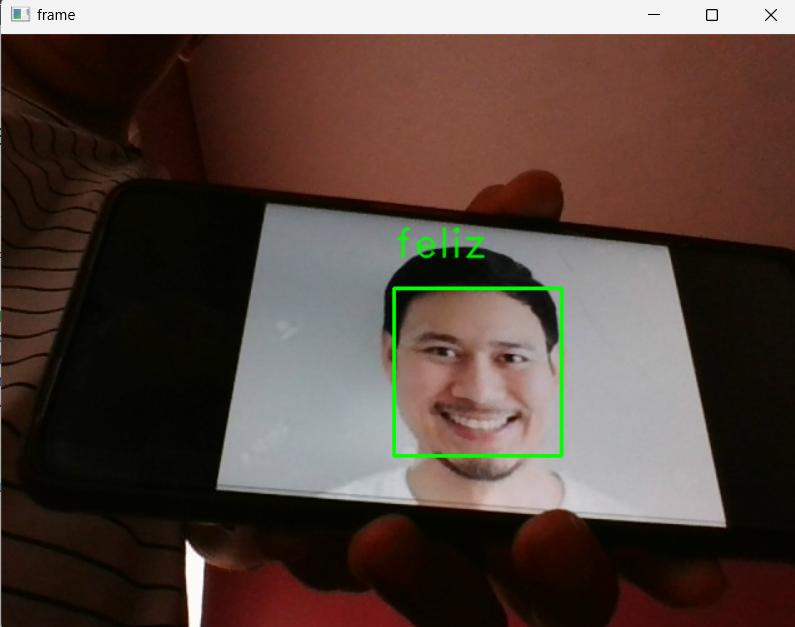
#> input picture Proyecto_1 Emociones/P1_feliz.png, 795 x 627 px, given in place of the camera
$ jupyter execute --allow-errors Tarea1_ReconocimientoFacial.ipynb   (text cells are left out)
#> lines starting #> are read from the running program, lines starting #| are printed output that depends on the picture; after the words box and inside, x2 and y2 are one past the last pixel; in counts of white or black regions, pixels touching at a corner belong together
[cell 1]
import numpy as np
import cv2 as cv
import os

rostro = cv.CascadeClassifier(cv.data.haarcascades +'haarcascade_frontalface_alt.xml')

[cell 2]
def escala(imx, escala):
    width = int(imx.shape[1] * escala / 100)
    height = int(imx.shape[0] * escala / 100)
    size = (width, height)
    im = cv.resize(imx, size, interpolation = cv.INTER_AREA)
    return im

[cell 3]
cap = cv.VideoCapture(0)
i = 0

while True:
    ret, frame = cap.read()
#> frame is the input picture: shape (627, 795, 3); mean B, G, R 62.4, 70.2, 86.3
    gray = cv.cvtColor(frame, cv.COLOR_BGR2GRAY)
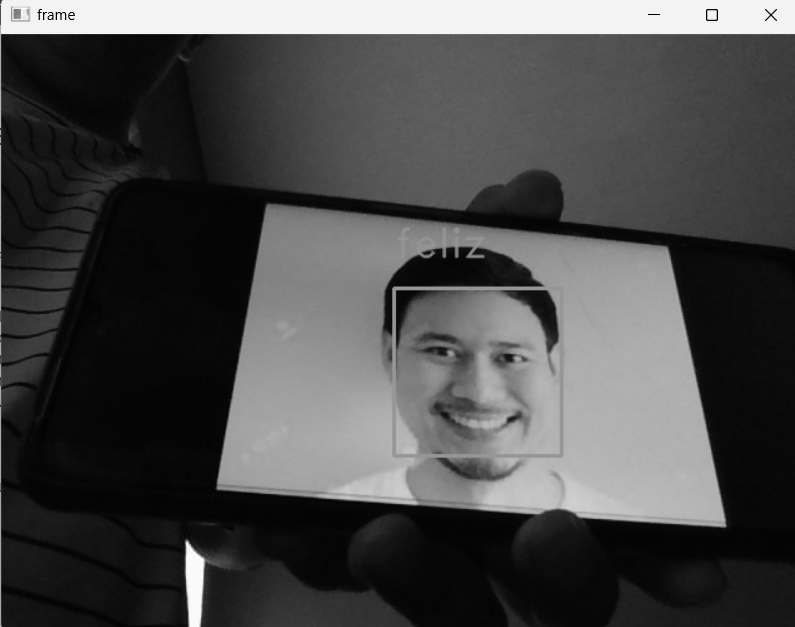
#> gray: shape (627, 795); min 0, max 254, mean 74.1
    rostros = rostro.detectMultiScale(gray, scaleFactor=1.3, minNeighbors=5)
#> rostros = [[388, 287, 172, 172]]

    for (x, y, w, h) in rostros:
        cv.rectangle(frame, (x, y), (x+w, y+h), (0, 255, 0), 2)
        cara_recortada = frame[y:y+h, x:x+w]
        cara_recortada = cv.resize(cara_recortada, (100, 100), interpolation=cv.INTER_AREA)
        cv.imwrite('D:/IA/caras/brenda/img' + str(i) + '.png', cara_recortada)
#> this loop made 1 pass
#> pass 1, `cara_recortada = frame[y:y+h, x:x+w]`:
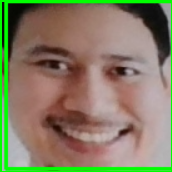
#> cara_recortada: shape (172, 172, 3); mean B, G, R 98.6, 126.7, 132.1
#> pass 1, `cara_recortada = cv.resize(cara_recortada, (100, 100), interpolation=c..`:
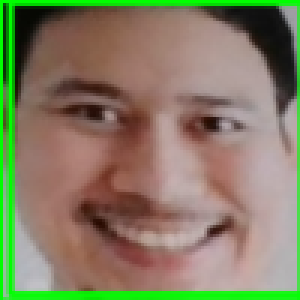
#> cara_recortada: shape (100, 100, 3) (shown 3 times larger); mean B, G, R 98.6, 126.7, 132.1
#> after the loop:
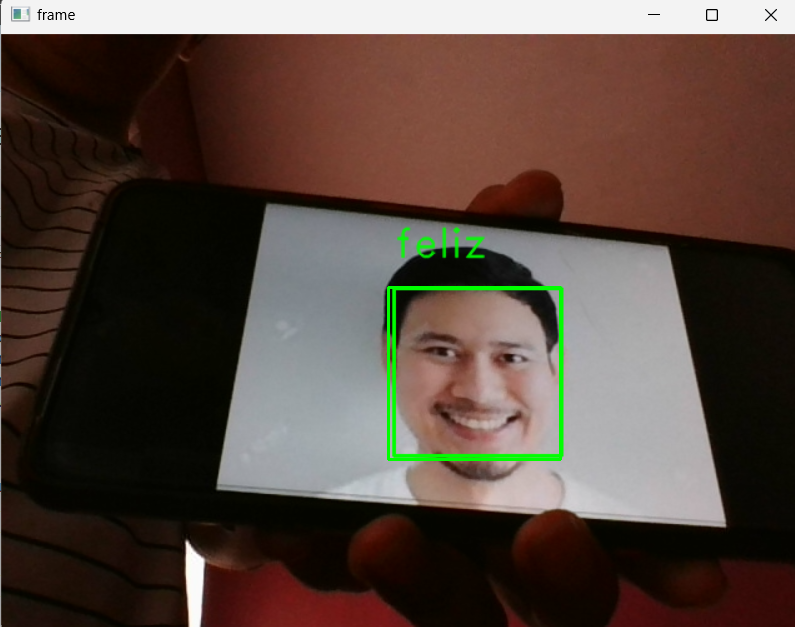
#> frame: shape (627, 795, 3); 0.28% of pixels changed, all inside (x1, y1, x2, y2) = (387, 286, 562, 461)

    cv.imshow('rostros', frame)
    i += 1
    #print(i)

    k = cv.waitKey(1)
#> (key Esc is pressed here)
    if k == 27:
        break

cap.release()
cv.destroyAllWindows()

$ run again, on Proyecto_1 Emociones/P1_neutral.png
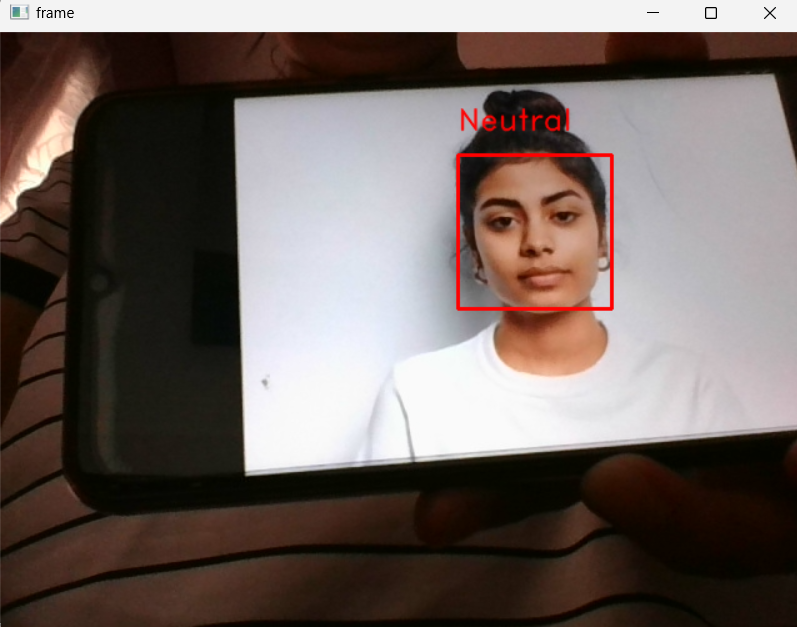
#> input picture Proyecto_1 Emociones/P1_neutral.png, 797 x 627 px, given in place of the camera
#> frame is the input picture: shape (627, 797, 3); mean B, G, R 96.3, 100.6, 112.5
#> `gray = cv.cvtColor(frame, cv.COLOR_BGR2GRAY)`:
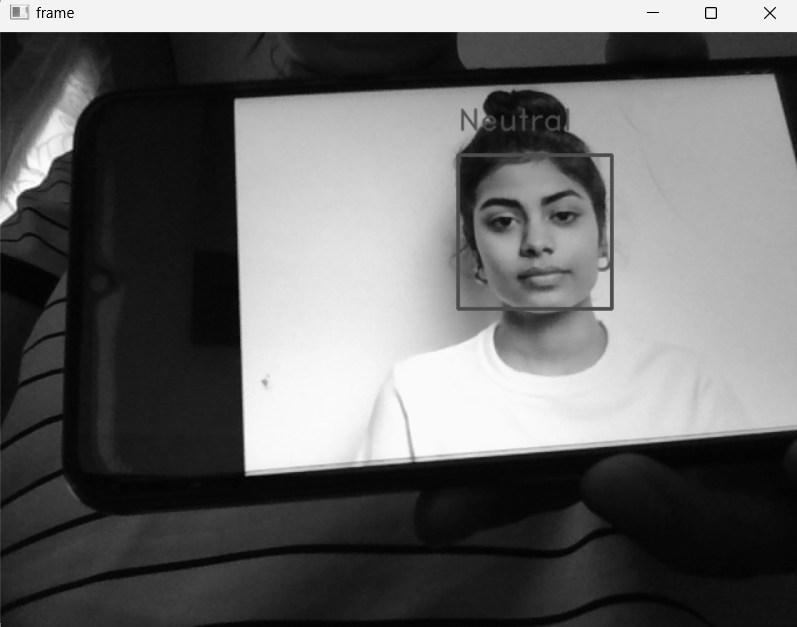
#> gray: shape (627, 797); min 0, max 253, mean 103.7
#> rostros = [[457, 157, 154, 154]]
#> the loop `for (x, y, w, h) in rostros:` made 1 pass
#> after the loop `for (x, y, w, h) in rostros:`:
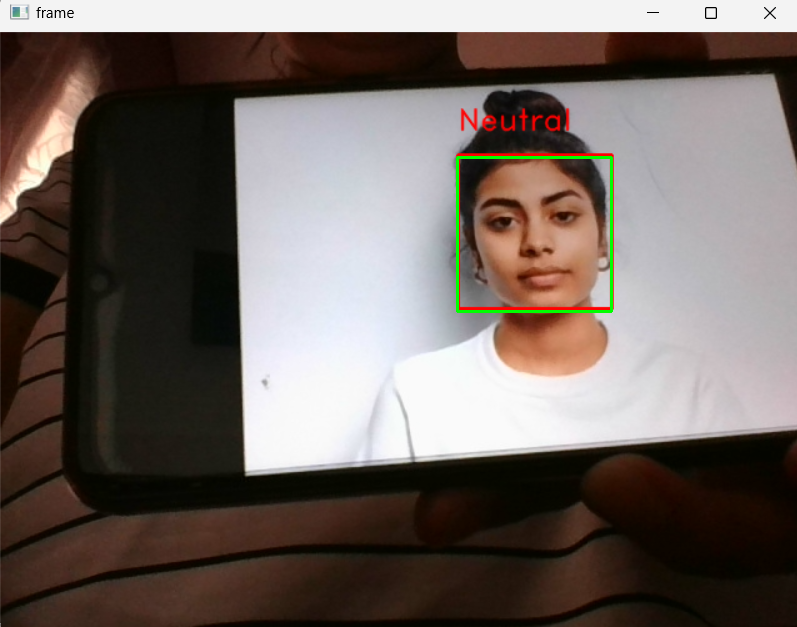
#> frame: shape (627, 797, 3); 0.37% of pixels changed, all inside (x1, y1, x2, y2) = (456, 156, 613, 313)

$ run again, on Proyecto_1 Emociones/P1_sorprendido.png
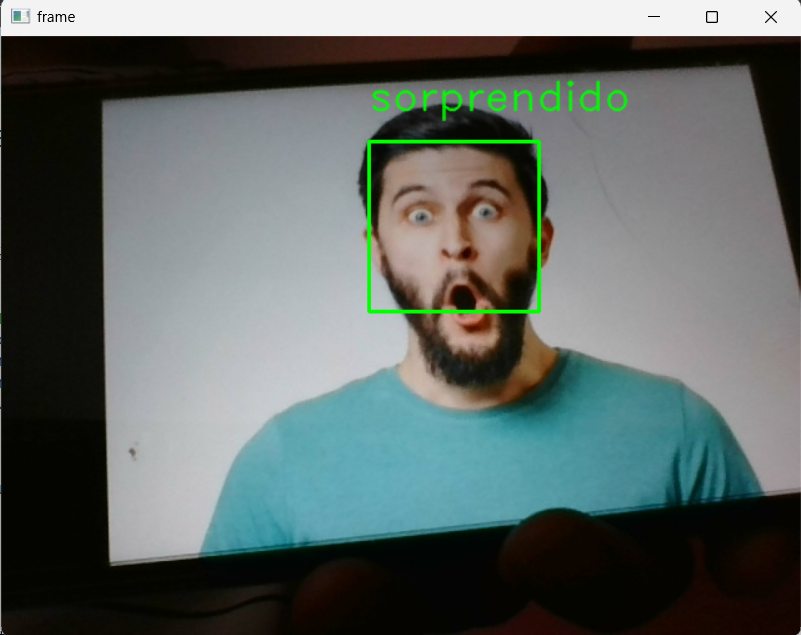
#> input picture Proyecto_1 Emociones/P1_sorprendido.png, 801 x 635 px, given in place of the camera
#> frame is the input picture: shape (635, 801, 3); mean B, G, R 100.5, 103.8, 94.3
#> `gray = cv.cvtColor(frame, cv.COLOR_BGR2GRAY)`:
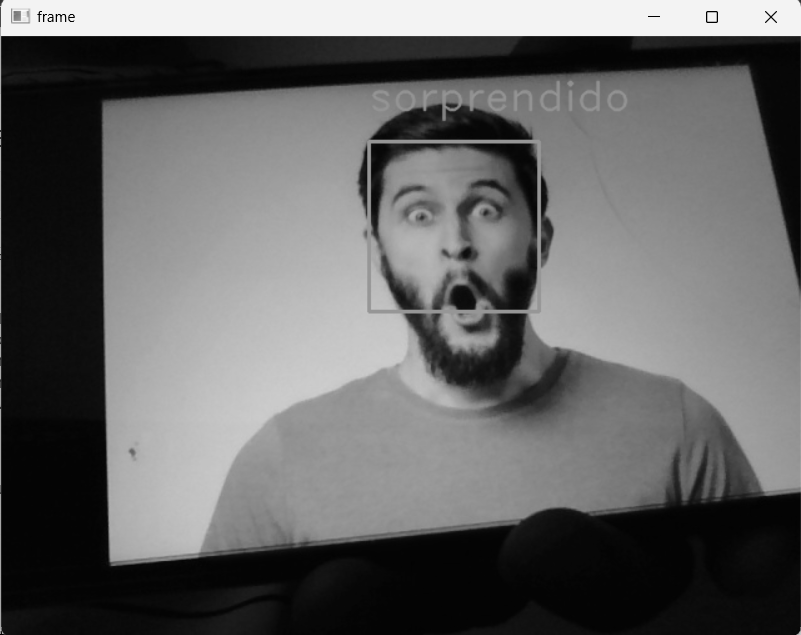
#> gray: shape (635, 801); min 0, max 252, mean 100.5
#> rostros = [[371, 144, 168, 168]]
#> the loop `for (x, y, w, h) in rostros:` made 1 pass
#> after the loop `for (x, y, w, h) in rostros:`:
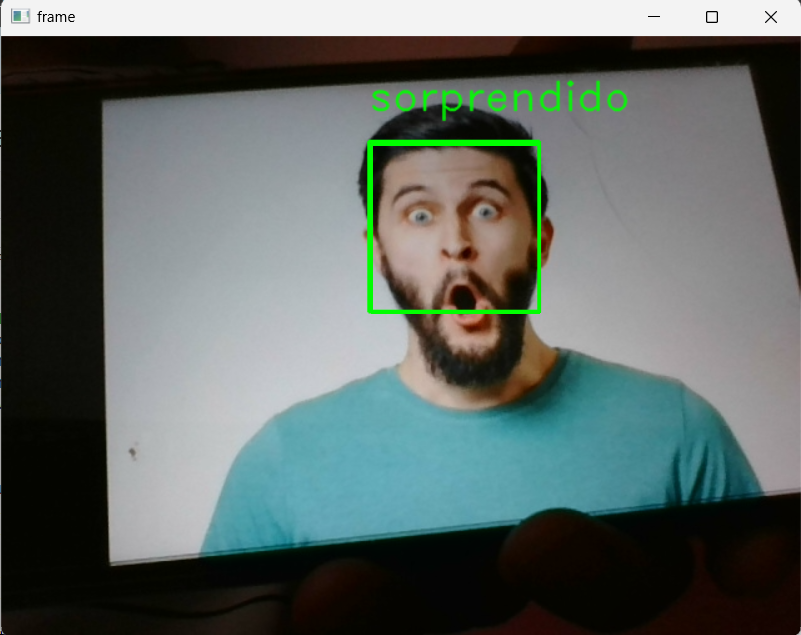
#> frame: shape (635, 801, 3); 0.26% of pixels changed, all inside (x1, y1, x2, y2) = (370, 143, 541, 314)

$ run again, on Proyecto_1 Emociones/P1_triste.png
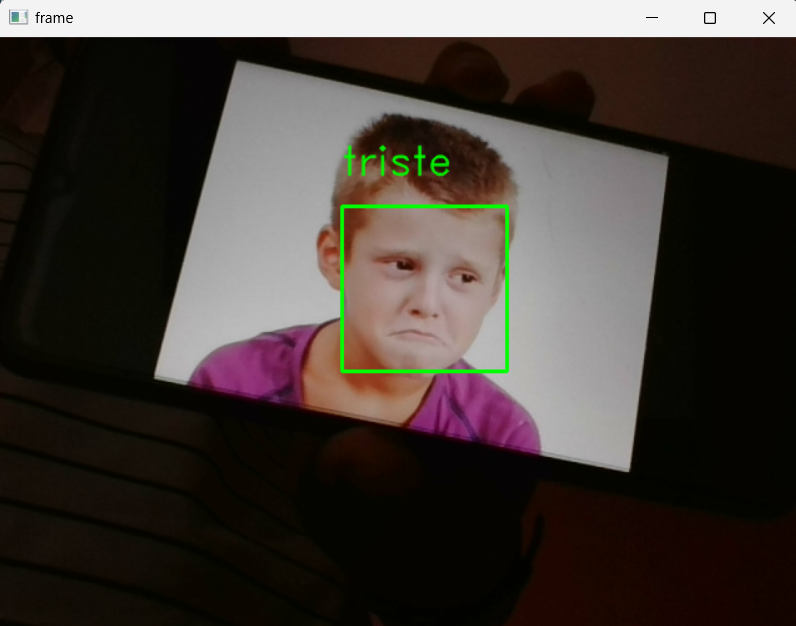
#> input picture Proyecto_1 Emociones/P1_triste.png, 796 x 626 px, given in place of the camera
#> frame is the input picture: shape (626, 796, 3); mean B, G, R 54.8, 60, 67.5
#> rostros = [[346, 204, 170, 170]]
#> the loop `for (x, y, w, h) in rostros:` made 1 pass
#> pass 1, `cara_recortada = cv.resize(cara_recortada, (100, 100), interpolation=c..`:
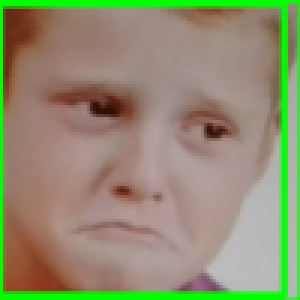
#> cara_recortada: shape (100, 100, 3) (shown 3 times larger); mean B, G, R 111.4, 142.4, 144.6
#> after the loop `for (x, y, w, h) in rostros:`:
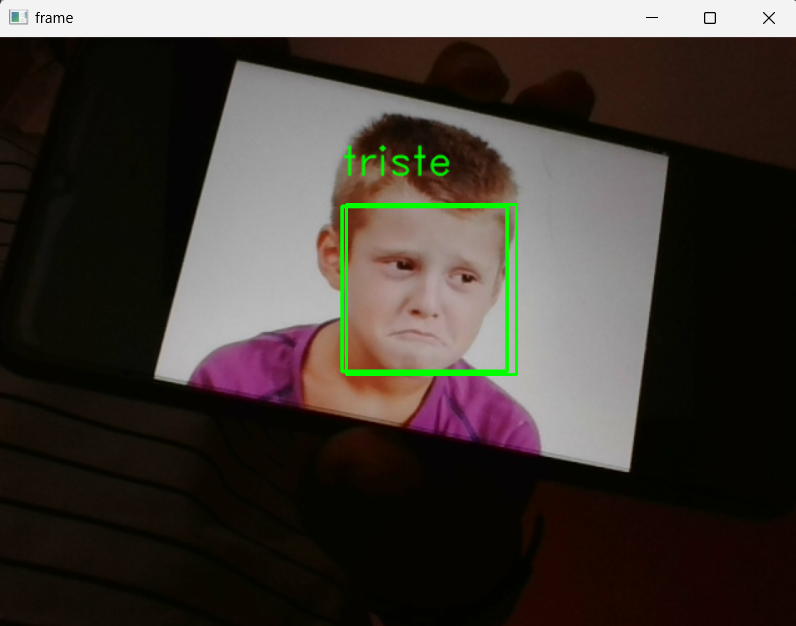
#> frame: shape (626, 796, 3); 0.37% of pixels changed, all inside (x1, y1, x2, y2) = (345, 203, 518, 376)
